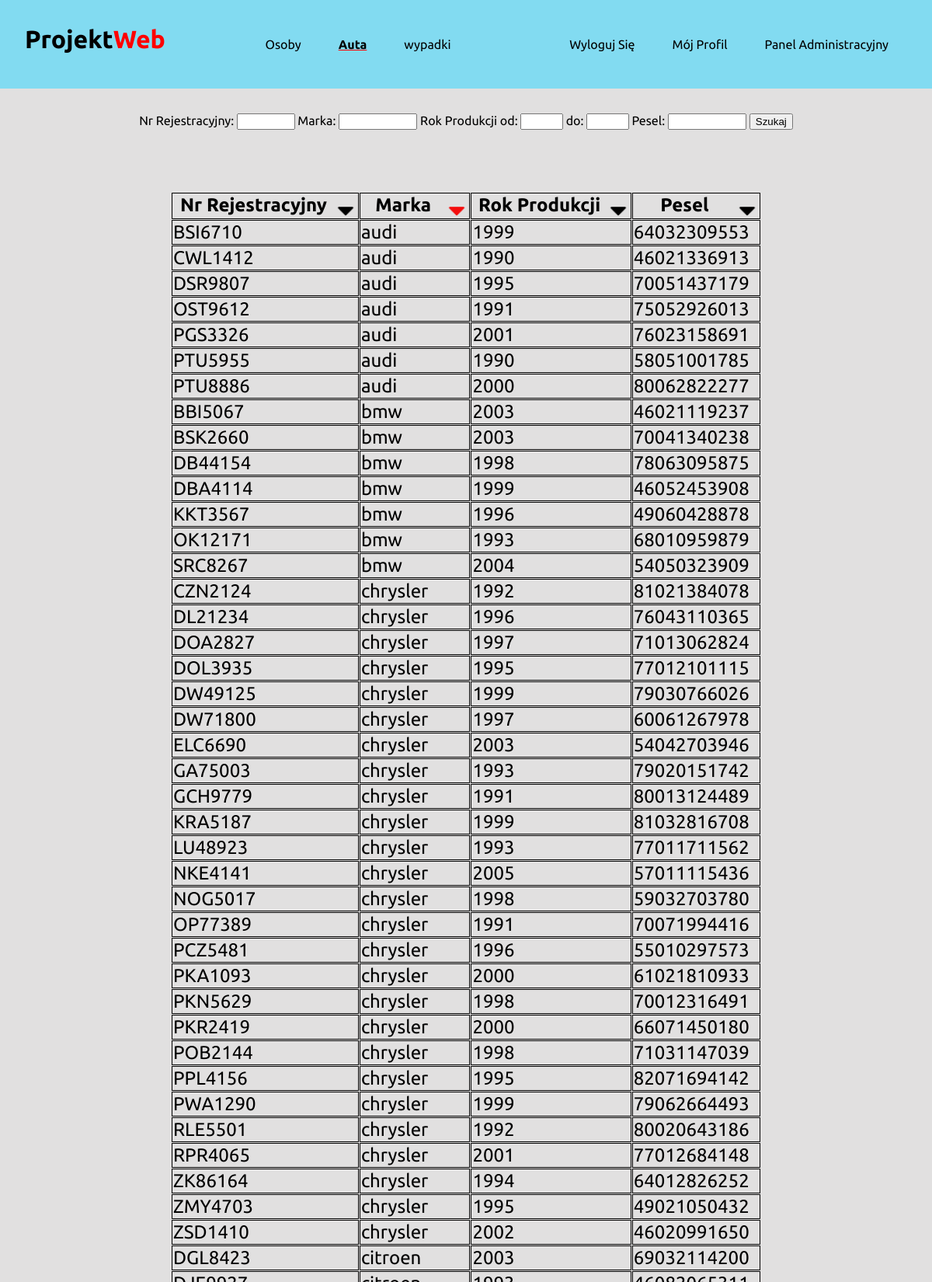
The app's page /auta/?sortid=marka (signed in, upper part) with its own data.
### cardb/models.py (models this page shows)
class auto(models.Model):
    nr_rejestracyjny = models.CharField(max_length=7, primary_key=True)
    marka = models.CharField(max_length=64)
    rok_produkcji = models.IntegerField()
    pesel = models.CharField(max_length=11)
    class Meta:
        db_table = "auta"

### cardb/views.py (the view)
# urls.py: path("auta/", views.auta, name="auta"),
@login_required
def auta(request):
    data = auto.objects.all()
    myFilter = autoFilter(request.GET, queryset=data)
    data = myFilter.qs
    mySort = request.GET.get("sortid", "nr_rejestracyjny")
    data = data.order_by(mySort)
    return render(
        request, "auta.html", {"auta": data, "myFilter": myFilter, "mySort": mySort}
    )

### cardb/templatetags/cardb_tags.py (called while the page is built)
@register.simple_tag(takes_context = True)
def url_replace(context, field, value):
    dict_ = context['request'].GET.copy()
    dict_[field] = value
    return dict_.urlencode()

### template/auta.html (shortened to what this page needs)
{% extends 'base.html' %}
{% load static %}
{% load cardb_tags %}
{% block head %}
<link rel="stylesheet" href="{% static 'cardb/auta.css' %}" type="text/css" />
{% endblock head %}
{% block content %}
<form method="get">
    <div class="nrrej">
        <label for="id_nr_rejestracyjny">Nr Rejestracyjny:</label>
        {{myFilter.form.nr_rejestracyjny__icontains}}
    </div>
    <div class="marka">
        <label for="id_marka">Marka:</label>
        {{myFilter.form.marka__icontains}}
    </div>
    <div class="rok">
        <label for="id_rok_produkcji_gte">Rok Produkcji od:</label>
        {{myFilter.form.rok_produkcji__gte}}
    </div>
    <div class="rok">
        <label for="id_rok_produkcji_lte">do:</label>
        {{myFilter.form.rok_produkcji__lte}}
    </div>
    <div class="pesel">
    <label for="id_pesel">Pesel:</label>
    {{myFilter.form.pesel__icontains}}
    </div>
    <input type="submit" value="Szukaj" class="search"/>
</form>
<table>
    <tr>
        <th>Nr Rejestracyjny <a href="{{request.path}}?{% url_replace 'sortid' 'nr_rejestracyjny' %}">
            {% if mySort == 'nr_rejestracyjny' %}
            <img src="{% static 'cardb/sort-button-desc.png' %}" alt="sort button descending">
            {% else %}
            <img src="{% static 'cardb/sort-button.png' %}" alt="sort button">
            {% endif %}
        </a></th>
        <th>Marka<a href="{{request.path}}?{% url_replace 'sortid' 'marka' %}">
            {% if mySort == 'marka' %}
            <img src="{% static 'cardb/sort-button-desc.png' %}" alt="sort button descending">
            {% else %}
            <img src="{% static 'cardb/sort-button.png' %}" alt="sort button">
            {% endif %}
        </a></th>
        <th>Rok Produkcji<a href="{{request.path}}?{% url_replace 'sortid' 'rok_produkcji' %}">
            {% if mySort == 'rok_produkcji' %}
            <img src="{% static 'cardb/sort-button-desc.png' %}" alt="sort button descending">
            {% else %}
            <img src="{% static 'cardb/sort-button.png' %}" alt="sort button">
            {% endif %}
        </a></th>
        <th>Pesel<a href="{{request.path}}?{% url_replace 'sortid' 'pesel' %}">
            {% if mySort == 'pesel' %}
            <img src="{% static 'cardb/sort-button-desc.png' %}" alt="sort button descending">
            {% else %}
            <img src="{% static 'cardb/sort-button.png' %}" alt="sort button">
            {% endif %}
        </a></th>
    </tr>
    {% for auto in auta %}
    <tr>
        <td>{{auto.nr_rejestracyjny}}</td>
        <td>{{auto.marka}}</td>
        <td>{{auto.rok_produkcji}}</td>
        <td>{{auto.pesel}}</td>
    </tr>
    {% endfor %}
</table>
{% endblock content %}

### cardb/static/cardb/base.css (style rules this page uses)
body { background: #bebdbd75; margin: 0; font-family: 'Ubuntu', sans-serif; }
a { text-decoration: none; }

### cardb/static/cardb/auta.css (style rules this page uses)
form { text-align: center; padding: 2em 4em; }
form div { display: inline; }
form .nrrej input { width: 5em; }
form .marka input { width: 7em; }
form .rok input { width: 3.5em; }
form .pesel input { width: 7em; }
table { padding: 2em 5em; font-size: 1.5em; margin: auto; width: 1000px; border-spacing: 1px; }
table tr, table th, table td { border: 1px solid black; }
table img { width: 30px; height: 30px; position: relative; float: inline-end; }

### records on screen
auto: nr_rejestracyjny "BSI6710", marka "audi", rok_produkcji "1999", pesel "64032309553"
auto: nr_rejestracyjny "CWL1412", marka "audi", rok_produkcji "1990", pesel "46021336913"
auto: nr_rejestracyjny "DSR9807", marka "audi", rok_produkcji "1995", pesel "70051437179"
auto: nr_rejestracyjny "OST9612", marka "audi", rok_produkcji "1991", pesel "75052926013"
auto: nr_rejestracyjny "PGS3326", marka "audi", rok_produkcji "2001", pesel "76023158691"
auto: nr_rejestracyjny "PTU5955", marka "audi", rok_produkcji "1990", pesel "58051001785"
auto: nr_rejestracyjny "PTU8886", marka "audi", rok_produkcji "2000", pesel "80062822277"
auto: nr_rejestracyjny "BBI5067", marka "bmw", rok_produkcji "2003", pesel "46021119237"
auto: nr_rejestracyjny "BSK2660", marka "bmw", rok_produkcji "2003", pesel "70041340238"
auto: nr_rejestracyjny "DB44154", marka "bmw", rok_produkcji "1998", pesel "78063095875"
auto: nr_rejestracyjny "DBA4114", marka "bmw", rok_produkcji "1999", pesel "46052453908"
auto: nr_rejestracyjny "KKT3567", marka "bmw", rok_produkcji "1996", pesel "49060428878"
auto: nr_rejestracyjny "OK12171", marka "bmw", rok_produkcji "1993", pesel "68010959879"
auto: nr_rejestracyjny "SRC8267", marka "bmw", rok_produkcji "2004", pesel "54050323909"
auto: nr_rejestracyjny "CZN2124", marka "chrysler", rok_produkcji "1992", pesel "81021384078"
auto: nr_rejestracyjny "DL21234", marka "chrysler", rok_produkcji "1996", pesel "76043110365"
auto: nr_rejestracyjny "DOA2827", marka "chrysler", rok_produkcji "1997", pesel "71013062824"
auto: nr_rejestracyjny "DOL3935", marka "chrysler", rok_produkcji "1995", pesel "77012101115"
auto: nr_rejestracyjny "DW49125", marka "chrysler", rok_produkcji "1999", pesel "79030766026"
auto: nr_rejestracyjny "DW71800", marka "chrysler", rok_produkcji "1997", pesel "60061267978"
auto: nr_rejestracyjny "ELC6690", marka "chrysler", rok_produkcji "2003", pesel "54042703946"
auto: nr_rejestracyjny "GA75003", marka "chrysler", rok_produkcji "1993", pesel "79020151742"
auto: nr_rejestracyjny "GCH9779", marka "chrysler", rok_produkcji "1991", pesel "80013124489"
auto: nr_rejestracyjny "KRA5187", marka "chrysler", rok_produkcji "1999", pesel "81032816708"
auto: nr_rejestracyjny "LU48923", marka "chrysler", rok_produkcji "1993", pesel "77011711562"
auto: nr_rejestracyjny "NKE4141", marka "chrysler", rok_produkcji "2005", pesel "57011115436"
auto: nr_rejestracyjny "NOG5017", marka "chrysler", rok_produkcji "1998", pesel "59032703780"
auto: nr_rejestracyjny "OP77389", marka "chrysler", rok_produkcji "1991", pesel "70071994416"
auto: nr_rejestracyjny "PCZ5481", marka "chrysler", rok_produkcji "1996", pesel "55010297573"
auto: nr_rejestracyjny "PKA1093", marka "chrysler", rok_produkcji "2000", pesel "61021810933"
auto: nr_rejestracyjny "PKN5629", marka "chrysler", rok_produkcji "1998", pesel "70012316491"
auto: nr_rejestracyjny "PKR2419", marka "chrysler", rok_produkcji "2000", pesel "66071450180"
auto: nr_rejestracyjny "POB2144", marka "chrysler", rok_produkcji "1998", pesel "71031147039"
auto: nr_rejestracyjny "PPL4156", marka "chrysler", rok_produkcji "1995", pesel "82071694142"
auto: nr_rejestracyjny "PWA1290", marka "chrysler", rok_produkcji "1999", pesel "79062664493"
auto: nr_rejestracyjny "RLE5501", marka "chrysler", rok_produkcji "1992", pesel "80020643186"
auto: nr_rejestracyjny "RPR4065", marka "chrysler", rok_produkcji "2001", pesel "77012684148"
auto: nr_rejestracyjny "ZK86164", marka "chrysler", rok_produkcji "1994", pesel "64012826252"
auto: nr_rejestracyjny "ZMY4703", marka "chrysler", rok_produkcji "1995", pesel "49021050432"
auto: nr_rejestracyjny "ZSD1410", marka "chrysler", rok_produkcji "2002", pesel "46020991650"
auto: nr_rejestracyjny "DGL8423", marka "citroen", rok_produkcji "2003", pesel "69032114200"
